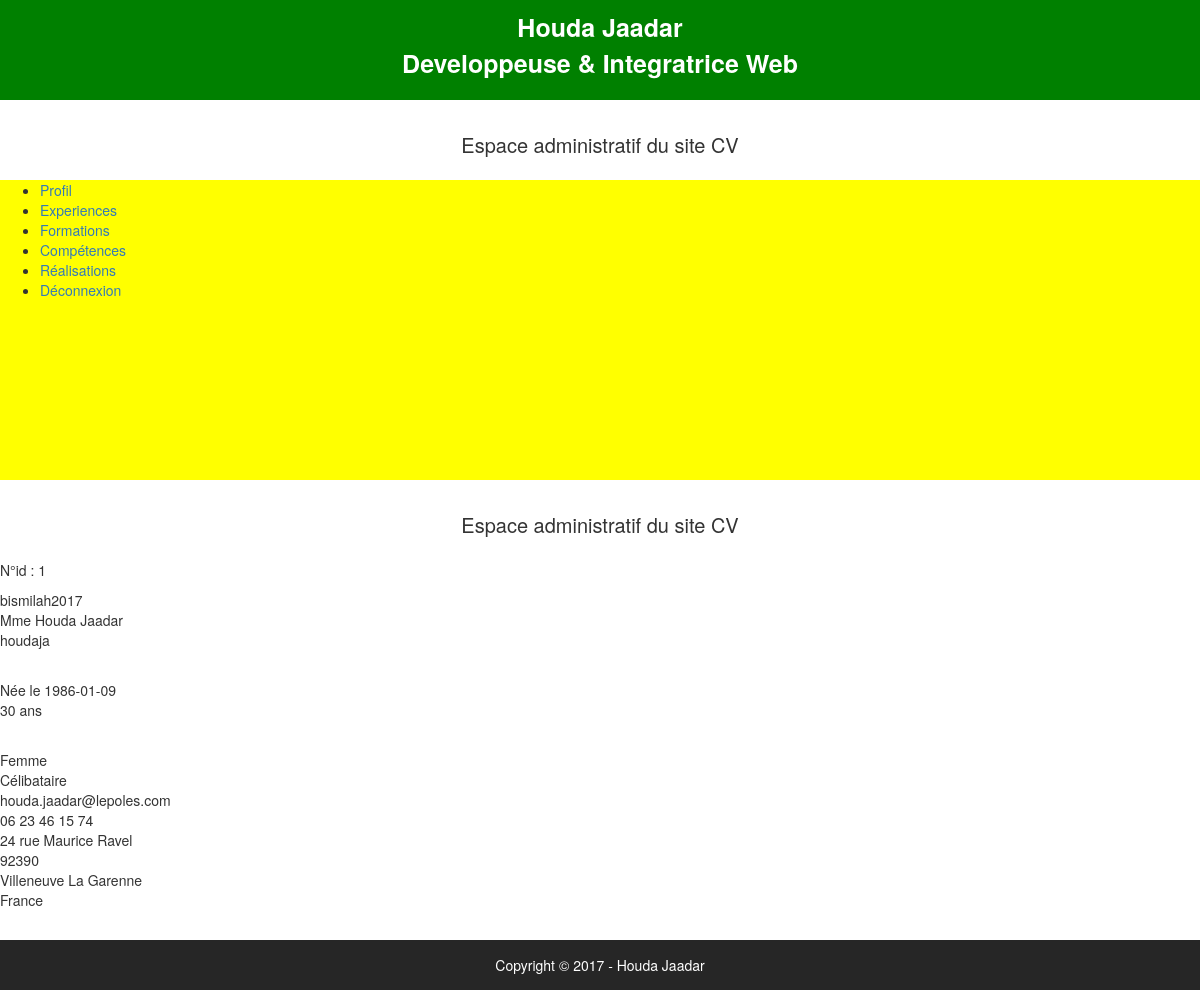
The page /admin/utilisateur.php (signed in) on the database its author committed.
### tables this page shows
CREATE TABLE `t_utilisateur` (
  `id_utilisateur` smallint(5) NOT NULL,
  `prenom` varchar(25) NOT NULL,
  `nom` varchar(25) NOT NULL,
  `email` varchar(50) NOT NULL,
  `telephone` varchar(20) NOT NULL COMMENT 'varchar car 0 n''est pas un entier',
  `mdp` varchar(13) NOT NULL,
  `pseudo` varchar(13) NOT NULL,
  `avatar` varchar(13) NOT NULL,
  `age` smallint(5) NOT NULL,
  `date_naissance` date NOT NULL,
  `sexe` enum('Femme','Homme') NOT NULL,
  `etat_civil` enum('M.','Mme') NOT NULL,
  `statut_marital` varchar(13) NOT NULL,
  `adresse` text NOT NULL,
  `code_postal` varchar(5) NOT NULL,
  `ville` varchar(50) NOT NULL,
  `pays` varchar(25) NOT NULL,
  `note` varchar(20) NOT NULL
);

### admin/utilisateur.php (the view, shortened to what this page needs)
<?php require '../connexion/connexion.php'; ?>
<?php include'haut.php';?>
      		<div class="">
      		<h1 id="espaceAdmin">Espace administratif du site CV</h1>
            <?php
            $sql = $pdoCV->query("SELECT * FROM t_utilisateur");
            $resultat = $sql->fetch();
            echo '<div class="identite">';
            echo '<p>N°id : '.$resultat['id_utilisateur'].'<p/>';
            echo $resultat['mdp'].'<br/>';
            echo $resultat['etat_civil'].' '.$resultat['prenom'].' '.$resultat['nom'].'<br>';
            echo $resultat['pseudo'].'<br/>';
            echo $resultat['avatar'].'<br/>';
            echo '<p>Née le '.$resultat['date_naissance'].'<br>'.$resultat['age'].' ans<p/><br/>';
            echo $resultat['sexe'].'<br/>';
            echo $resultat['statut_marital'].'<br/>';
            echo $resultat['email'].'<br/>';
            echo $resultat['telephone'].'<br/>';
            echo $resultat['adresse'].'<br/>';
            echo $resultat['code_postal'].'<br/>';
            echo $resultat['ville'].'<br/>';
            echo $resultat['pays'].'<br/>';
            echo $resultat['note'].'<br/>';
            ?>
      		</div>
<?php include'bas.php';?>

### admin/haut.php (shortened to what this page needs)
<?php require '../connexion/connexion.php'; ?>
<?php
        $sql = $pdoCV->query("SELECT * FROM t_utilisateur");
        $resultat = $sql->fetch();?>
<!DOCTYPE html>
<html lang="fr">
<head>
    <link rel="stylesheet" type="text/css" href="../css/style.css">
    <link rel="stylesheet" href="https://maxcdn.bootstrapcdn.com/bootstrap/3.3.7/css/bootstrap.min.css">
</head>
<body>
    <header>
    	<div class="nom">
    		<p><?php echo $resultat['prenom'].' ' .$resultat['nom'].'<br>';?>
    		Developpeuse & Integratrice Web</p>
    	</div>
    	<h1 id="espaceAdmin">Espace administratif du site CV</h1>
        <div id="navb">
            <nav id="navbar">
                <ul>
                    <li><a href="utilisateur.php">Profil</a></li>
                    <li><a href="experience.php">Experiences</a></li>
                    <li><a href="formation.php">Formations</a></li>
                    <li><a href="competence.php">Compétences</a></li>
                    <li><a href="realisation.php">Réalisations</a></li>
                    <li><a href="index.php?deconnect">Déconnexion</a></li>
                </ul>
            </nav>
        </div>
    </header>

### admin/bas.php
<?php require '../connexion/connexion.php'; ?>
 <?php $sql = $pdoCV->query("SELECT * FROM t_utilisateur");
 $resultat = $sql->fetch(); ?>
<footer>
	<div>
		<p>Copyright © <?php echo DATE('Y').' - '.$resultat['prenom'].' ' .$resultat['nom'];?> </p>
	</div>
</footer>
</body>
</html>

### css/style.css (style rules this page uses)
body { font-family: 'Quicksand', sans-serif; margin: 0; padding: 0; border: 0; }
.nom { height: 100px; background-color: green; text-align: center; font-weight: bolder; font-size: 25px; padding-top: 10px; padding-bottom: 15px; color: white; }
#navbar { margin: 0 auto; width:1200px; height: 300px; }
#navb { width: 100%; background-color: yellow; }
#espaceAdmin { font-size: 20px; text-align: center; height: 50px; line-height: 50px; }
footer { height: 50px; background-color: #262626; text-align: center; font-size:1em; color: white; line-height: 50px; }
* { -webkit-box-sizing:border-box; -moz-box-sizing:border-box; -ms-box-sizing:border-box; -o-box-sizing:border-box; box-sizing:border-box; }
html { width: 100%; height:100%; overflow:hidden; }
body { width: 100%; height:100%; font-family: 'Open Sans', sans-serif; background: #092756; }

### rows shown on the page
t_utilisateur: prenom "Houda", nom "Jaadar", id_utilisateur "1", mdp "bismilah2017", etat_civil "Mme", pseudo "houdaja", date_naissance "1986-01-09", age "30", sexe "Femme", statut_marital "Célibataire", email "houda.jaadar@lepoles.com", telephone "06 23 46 15 74", adresse "24 rue Maurice Ravel", code_postal "92390", ville "Villeneuve La Garenne", pays "France"

### other values the page prints
DATE('Y') "2017"
